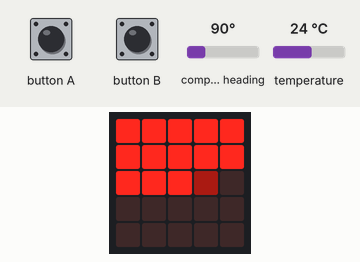
A program run on a simulated BBC micro:bit (MakeCode). On the bench: the board's 5×5 LED display. Inputs (shaded band) come from the test bench; at power-on: temperature 24 °C, compass heading 90°. The compass is already calibrated.

Above: at 1.2 s.
1.3 s: temperature set to 12 °C
At 2.5 s:
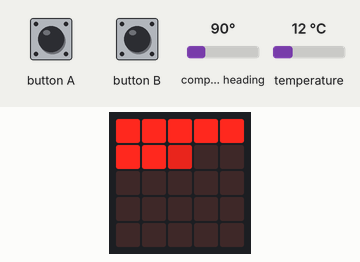
2.8 s: button A pressed for 0.15 s
At 3.2 s:
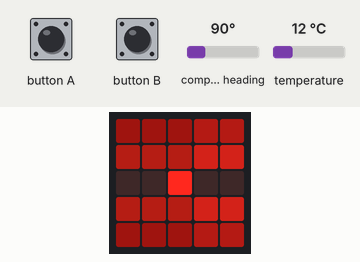
4.4 s: button B pressed for 0.15 s
At 5.6 s:
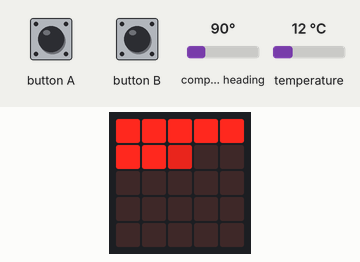
6.0 s: temperature set to 19 °C
At 6.4 s:
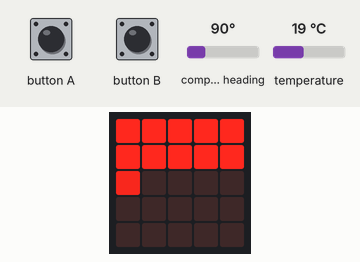
7.5 s: button A pressed for 0.15 s
At 8.2 s:
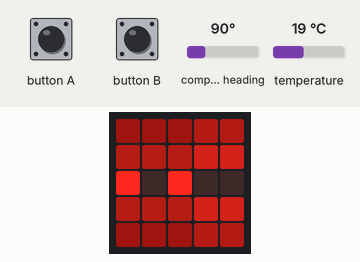
9.1 s: compass heading set to 7°
At 9.9 s:
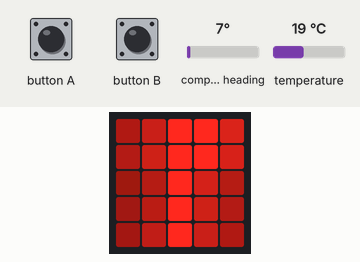
Timing chart, 0 to 11.6 s (numbered marks = the images above; inputs shaded):
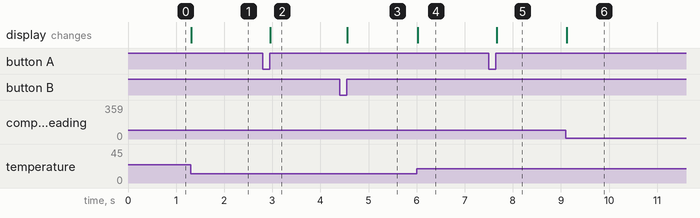

Measured:
- after the input at 1.3 s, the display: changes at once (image 1)
- after the input at 2.8 s, the display: changes after 0.16 s (image 2)
- after the input at 4.4 s, the display: changes after 0.16 s (image 3)
- after the input at 6.0 s, the display: changes at once (image 4)
- after the input at 7.5 s, the display: changes after 0.17 s (image 5)
- after the input at 9.1 s, the display: changes at once (image 6)

The program:

main.ts
```typescript
//% blockID=Display
//% block="Display"
//% color=FFD758
namespace showData{
    /**
     * Show the compass on the screen, The bright part will point to North direction.
     */
    //% blockID=showCompass
    //% block="show Compass"
    export function compass() {
        let deg = 2*Math.PI*(input.compassHeading()-90)/360;
        for (let index_x = -2; index_x <= 2; index_x++) {
            for (let index_y = -2; index_y <= 2; index_y++) {
                if(Math.abs(index_y-Math.tan(deg)*index_x)/Math.sqrt(1+Math.pow(Math.tan(deg),2))==0){
                    led.plotBrightness(2,2,255);
                }else{
                    led.plotBrightness(index_x+2, index_y+2, (255/4)/(Math.abs(index_y-Math.tan(deg)*index_x)/Math.sqrt(1+Math.pow(Math.tan(deg),2))));
                };
                if(Math.sign(index_x)==Math.sign(Math.cos(deg))){
                    led.plotBrightness(index_x+2, index_y+2, led.pointBrightness(index_x+2, index_y+2)*2);
                };
                if(Math.sign(index_y)==Math.sign(Math.sin(deg))){
                    led.plotBrightness(index_x+2, index_y+2, led.pointBrightness(index_x+2, index_y+2)*2);
                };
            };
        };
    };
    /**
     * Plot the temperature.
     * @param tmp_min minimum temperature to plot (C)
     * @param tmp_max maximum temperature to plot (C)
     */
    //% blockID=showTemperature
    //% block="show Temperature || from $tmp_min to $tmp_max"
    //% tmp_min.defl=-5
    //% tmp_max.defl=50
    export function temperature(tmp_min?:number,tmp_max?:number){
        let tmp = input.temperature();
        for (let index_x = 0; index_x <= 4; index_x++) {
            for (let index_y = 0; index_y <= 4; index_y++) {
                led.plotBrightness(index_x, index_y, 255*((tmp-tmp_min)*25/(tmp_max-tmp_min)-(index_y*5+index_x)));
            };
        };
    };
};
```

test.ts
```typescript
// tests go here; this will not be compiled when this package is used as an extension.
let data = 0;
basic.forever(function() {
    if (false) {

    } else if (data % 2 == 0) {
        showData.temperature(-5, 50);
    } else if (data % 2 == 1) {
        showData.compass();
    } else {

    }
});
input.onButtonPressed(Button.A, function() {
    data += 1;
});
input.onButtonPressed(Button.B, function() {
    data -= 1;
});
```
